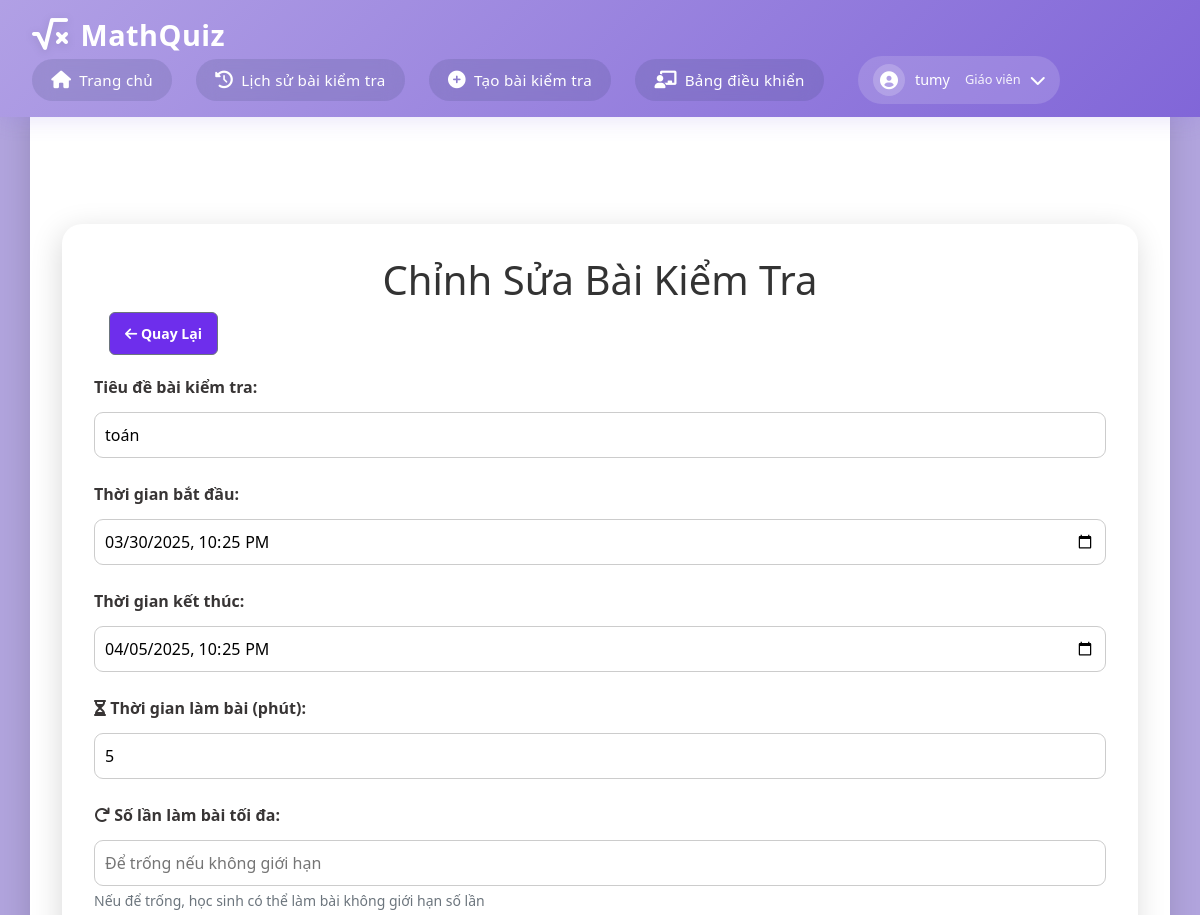
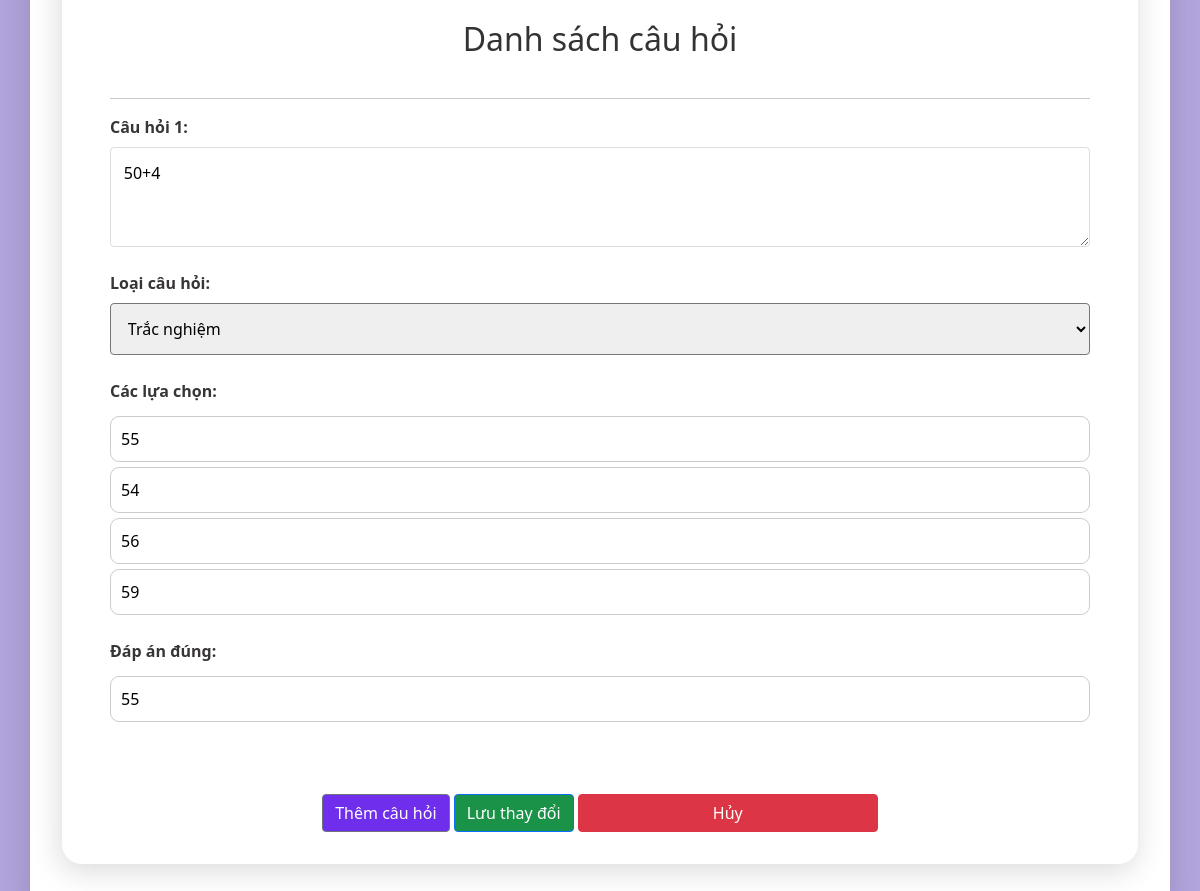
/quiz/edit/7 (signed in), run on the app's committed database (2 pictures, top to bottom).
### app.py (models this page shows)
class Quiz(db.Model):
    id = db.Column(db.Integer, primary_key=True)
    title = db.Column(db.String(200), nullable=False)
    quiz_code = db.Column(db.String(10), unique=True, nullable=True, server_default=None)  # Make it nullable with default None
    teacher_id = db.Column(db.Integer, db.ForeignKey('user.id'), nullable=False)
    start_time = db.Column(db.DateTime, nullable=False)
    end_time = db.Column(db.DateTime, nullable=False)
    duration = db.Column(db.Integer, nullable=False)  # in minutes
    max_attempts = db.Column(db.Integer, nullable=True, default=None)  # Số lần làm bài tối đa
    is_public = db.Column(db.Boolean, default=False)  # Thêm trường is_public
    questions = db.relationship('Question', backref='quiz', lazy=True)
    teacher = db.relationship('User', backref='quizzes', lazy=True)

class Question(db.Model):
    id = db.Column(db.Integer, primary_key=True)
    quiz_id = db.Column(db.Integer, db.ForeignKey('quiz.id'), nullable=False)
    question_text = db.Column(db.String(500), nullable=False)
    question_type = db.Column(db.String(20), nullable=False)  # 'multiple_choice' or other types
    correct_answer = db.Column(db.String(500), nullable=False)
    answers = db.relationship('Answer', backref='question', lazy=True)

class Answer(db.Model):
    id = db.Column(db.Integer, primary_key=True)
    question_id = db.Column(db.Integer, db.ForeignKey('question.id'), nullable=False)
    answer_text = db.Column(db.String(500), nullable=False)

### app.py (the view, shortened to what this page needs)
@app.route('/quiz/edit/<int:quiz_id>', methods=['GET', 'POST'])
def edit_quiz(quiz_id):
    if 'user_id' not in session or session['role'] != 'teacher':
        flash('Bạn không có quyền truy cập trang này!')
        return redirect(url_for('home'))
    quiz = Quiz.query.get_or_404(quiz_id)
    if quiz.teacher_id != session['user_id']:
        flash('Bạn không có quyền chỉnh sửa bài kiểm tra này!')
        return redirect(url_for('manage_quizzes'))
    return render_template('edit_quiz.html', quiz=quiz)

### templates/edit_quiz.html (shortened to what this page needs)
{% extends "base.html" %}
{% block content %}
<div class="container">
    <h1>Chỉnh Sửa Bài Kiểm Tra</h1>
    <div class="action-bar">
        <a href="{{ url_for('manage_quizzes') }}" class="btn btn-secondary">
            <i class="fas fa-arrow-left"></i> Quay Lại
        </a>
    </div>
    <form method="POST" class="quiz-form">
        <div class="form-group">
            <label for="title">Tiêu đề bài kiểm tra:</label>
            <input type="text" id="title" name="title" value="{{ quiz.title }}" required>
        </div>
        <div class="form-group">
            <label for="start_time">Thời gian bắt đầu:</label>
            <input type="datetime-local" id="start_time" name="start_time"
                   value="{{ quiz.start_time.strftime('%Y-%m-%dT%H:%M') }}" required>
        </div>
        <div class="form-group">
            <label for="end_time">Thời gian kết thúc:</label>
            <input type="datetime-local" id="end_time" name="end_time"
                   value="{{ quiz.end_time.strftime('%Y-%m-%dT%H:%M') }}" required>
        </div>
        <div class="form-group">
            <label for="duration"><i class="fas fa-hourglass-half"></i> Thời gian làm bài (phút):</label>
            <input type="number" id="duration" name="duration" min="1" value="{{ quiz.duration }}" required>
        </div>
        <div class="form-group">
            <label for="max_attempts"><i class="fas fa-redo"></i> Số lần làm bài tối đa:</label>
            <input type="number" id="max_attempts" name="max_attempts" min="1" value="{{ quiz.max_attempts if quiz.max_attempts else '' }}" placeholder="Để trống nếu không giới hạn">
            <small class="form-text text-muted">Nếu để trống, học sinh có thể làm bài không giới hạn số lần</small>
        </div>
        <div id="questions-container">
            <h2>Danh sách câu hỏi</h2>
            {% for question in quiz.questions %}
            <div class="question-item">
                <hr>
                <div class="form-group">
                    <label>Câu hỏi {{ loop.index }}:</label>
                    <textarea name="questions[]" required>{{ question.question_text }}</textarea>
                </div>
                <div class="form-group">
                    <label>Loại câu hỏi:</label>
                    <select name="question_types[]" class="question-type" onchange="toggleAnswerType(this)">
                        <option value="multiple_choice" {% if question.question_type == 'multiple_choice' %}selected{% endif %}>
                            Trắc nghiệm
                        </option>
                    </select>
                </div>
                <div class="multiple-choice-options" {% if question.question_type != 'multiple_choice' %}style="display: none;"{% endif %}>
                    <div class="form-group">
                        <label>Các lựa chọn:</label>
                        {% for answer in question.answers %}
                            <input type="text" name="option{{ loop.index }}[]"
                                   placeholder="Lựa chọn {{ loop.index }}"
                                   value="{{ answer.answer_text }}"
                                   {% if question.question_type == 'multiple_choice' %}required{% endif %}>
                        {% endfor %}
                    </div>
                </div>
                <div class="form-group">
                    <label>Đáp án đúng:</label>
                    <input type="text" name="correct_answers[]" value="{{ question.correct_answer }}" required>
                </div>
            </div>
            {% endfor %}
        </div>
        <button type="button" class="btn btn-secondary" onclick="addQuestion()">Thêm câu hỏi</button>
        <button type="submit" class="btn btn-primary">Lưu thay đổi</button>
        <a href="{{ url_for('manage_quizzes') }}" class="btn btn-danger">Hủy</a>
    </form>
</div>
{% endblock %}

### static/css/style.css (style rules this page uses)
:root { --primary-color: #9370DB; --secondary-color: #B19CD9; --background-color: linear-gradient(135deg, #9370DB, #9c83ca, #F8F8FF); --text-color: #333; }
* { margin: 0; padding: 0; box-sizing: border-box; }
html, body { height: 100%; margin: 0; display: flex; flex-direction: column; }
body { font-family: Arial, sans-serif; background-color: var(--background-color); color: var(--text-color); line-height: 1.6; height: 100%; width: 100%; margin: 0; }
.container { width: 100%; text-align: center; margin: 30px auto; }
.form-group { margin-bottom: 1.5rem; }
.form-group label { color: #383535; display: block; margin-bottom: 0.5rem; font-weight: bold; }
.form-group select { width: 100%; padding: 0.8rem; border-radius: 4px; font-size: 1rem; }
.btn { background-color: #9370DB; color: white; padding: 0.8rem 1.5rem; border: none; border-radius: 4px; cursor: pointer; font-size: 1rem; transition: background-color 0.3s; text-decoration: none; display: inline-block; }
.btn { width: 300px; padding: 12px; font-size: 18px; color: #fff; background-color: #007bff; border: none; border-radius: 4px; cursor: pointer; }
.btn-primary { width: auto; background-color: #1a9248 !important; }
.btn-danger { background-color: #db1c1c; }
.btn-secondary { width: auto; background-color: #6e2eec !important; }
.quiz-form .form-group { margin-bottom: 1.5rem; }
.quiz-form textarea { width: 100%; min-height: 100px; padding: 0.8rem; border: 1px solid #ddd; border-radius: 4px; resize: vertical; }
.question-item { margin-bottom: 2rem; padding: 1rem; }
.form-group { margin-bottom: 70px; align-items: center; text-align: center; border-radius: 80px; margin: 0 auto; }
.form-group { margin-bottom: 20px; display: flex; flex-direction: column; align-items: flex-start; }
.form-group input { width: 100%; padding: 10px; font-size: 16px; margin-top: 5px; border: 1px solid #ccc; border-radius: 9px; outline: none; }
.action-bar { display: flex; justify-content: space-between; margin-bottom: 20px; }
.action-bar .btn { padding: 10px 15px; font-size: 14px; font-weight: bold; border-radius: 6px; text-decoration: none; margin-left: 15px; margin-right: 15px; }

### templates/base.html (style rules this page uses)
:root { --primary-color: #b1a0e5; --secondary-color: #8166d8; --background-color: #b1a4dd; --text-color: #333; --shadow: rgba(112, 87, 219, 0.15); }
body { margin: 0; padding: 0; min-height: 100vh; background: var(--background-color); font-family: 'Segoe UI', system-ui, -apple-system, sans-serif; color: var(--text-color); display: flex; flex-direction: column; }
.container { margin-top: 6rem; margin-bottom: 15px; padding: 2rem; background: white; border-radius: 20px; box-shadow: -2px 7px 30px rgb(0 0 0 / 15%); flex: 1; }

### templates/edit_quiz.html (style rules this page uses)
.form-group { margin-bottom: 15px; }
.action-bar { margin-bottom: 20px; }

### data on the page
Quiz: title "toán", start_time "03/30/2025 22:25", end_time "04/05/2025 22:25", duration "5"
Question: question_text "50+4", question_type "Trắc nghiệm", correct_answer "55"
Answer: answer_text "55"
Answer: answer_text "54"
Answer: answer_text "56"
Answer: answer_text "59"

### other printed values
{{ session['username'] }} "tumy"
